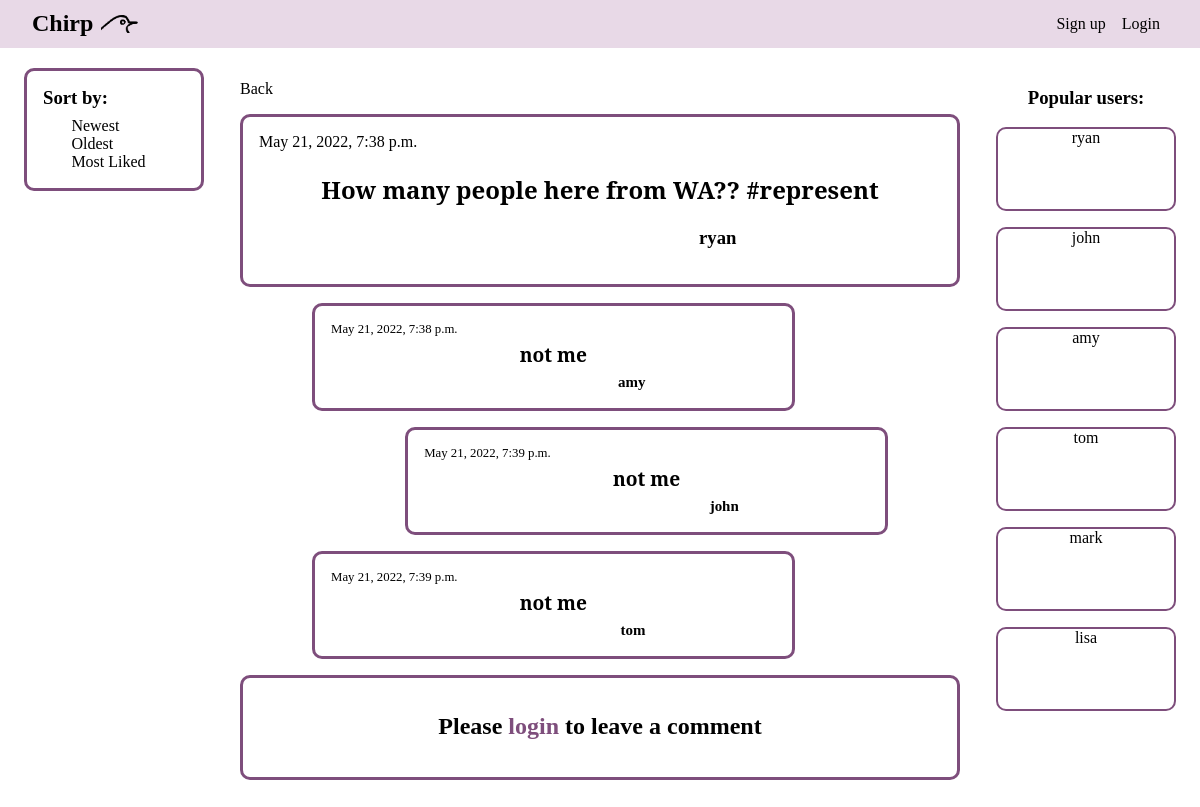
Screenshot of /JqqaU with the database file from the repository.
### ChirpApp/models.py (models this page shows, shortened)
class Post(models.Model):
    content = models.CharField(max_length=200)
    author = models.CharField(max_length=200)
    date = models.DateTimeField(auto_now=True)
    FontType = models.TextChoices("FontType", "bold old wild")
    font = models.CharField(choices=FontType.choices, max_length=4)
    slug = models.SlugField(unique=True, db_index=True)

class Comment(models.Model):
    content = models.CharField(max_length=120)
    post = models.ForeignKey(Post, on_delete=models.CASCADE, related_name="comments")
    author = models.CharField(max_length=200)
    date = models.DateTimeField(auto_now=True)

### ChirpApp/views.py (the view, shortened to what this page needs)
# urls.py: path("<slug:slug>", views.SinglePostView.as_view(), name="post-detail-page"), #/12345
class SinglePostView(View):
    def get(self, request, slug):
        post = Post.objects.get(slug=slug)
        context = {
            "post": post,
            "comment_form": CommentForm(),
            "comments": post.comments.all().order_by("id"),
            "users": User.objects.all(),
        }
        return render(request, "ChirpApp/post-detail.html", context)

### ChirpApp/templates/ChirpApp/post-detail.html (shortened to what this page needs)
{% extends 'base.html' %}
{% load static %}
{% block css_files %}
  <link rel="stylesheet" href="{% static "ChirpApp/post-detail.css" %}" />
  <link rel="stylesheet" href="{% static "ChirpApp/includes/header.css" %}" />
  <link rel="stylesheet" href="{% static "ChirpApp/includes/navigation.css" %}" />
  <link rel="stylesheet" href="{% static "ChirpApp/includes/decoration.css" %}" />
  <link rel="stylesheet" href="{% static "ChirpApp/includes/post.css" %}" />
{% endblock %}
{% block content %}
  {% include "ChirpApp/includes/header.html" %}
  {% include "ChirpApp/includes/navigation.html" %}
  {% include "ChirpApp/includes/decoration.html" %}
  <main>
    <a href="{% url 'home' %}">Back</a>
    <section id="main-post">
      <span>{{ post.date }}</span>
      <h2 class="{{ post.font }}">{{ post.content|linebreaks }}</h2>
      <h3>{{ post.author }}</h3>
    </section>
    <div class="comments" id="comments">
      {% for comment in comments %}
        <section class="comment">
          <p>{{ comment.date }}</p>
          <h2 class="{{ post.font }}">{{ comment.content|linebreaks }}</h2>
          <h3>{{ comment.author }}</h3>
        </section>
      {% endfor %}
    </div>
    <section class="commentform" id="comment-form">
      {% if user.is_authenticated %}
        <h2>Leave a reply</h2>
        <form action="{% url "post-detail-page" post.slug %}" method="POST">
          {% csrf_token %}
          {% for form_field in comment_form %}
            <div class="form-control {% if form_field.errors %}invalid{% endif %}">
              {{ form_field.label_tag }}
              {{ form_field }}
              {{ form_field.errors }}
            </div>
          {% endfor %}
          <button>Chirp</button>
        </form>
      {% else %}
        <h2>Please <a href="{% url 'login' %}" id="h2login">login</a> to leave a comment</h2>
      {% endif %}
    </section>
    <div class="spacer"></div>
  </main>
{% endblock %}

### ChirpApp/templates/ChirpApp/includes/decoration.html
<div class="decor">
  <h3>Popular users:</h3>
  <ul>
    {% for user in users %}
    <li>
      {{ user.username }}
    </li>
    {% endfor %}
  </ul>
</div>

### ChirpApp/static/ChirpApp/post-detail.css (style rules this page uses)
a { text-decoration: none; color: black; }
ul { list-style: none; margin: 0; padding: 0; }
main { width: 60%; margin: 3rem auto auto; padding-top: 2rem; }
section { border: 3px solid #7E4E7C; border-radius: 10px; margin: 1rem auto; padding: 1rem; }
section h2 { text-align: center; }
section h3 { text-align: end; margin-right: 30%; }
div.comments { width: 80%; margin: auto; }
section.comment { font-size: 80%; width: 80%; }
.comment { padding: .5rem; }
.comment p, .comment h2 { margin: .5rem; }
.comment h3 { margin: .5rem 30% .5rem .5rem; }
.comment:nth-child(odd) { margin-left: 0; }
.comment:nth-child(even) { margin-right: 0; }
#h2login { color: #7E4E7C; }
.spacer { height: 30rem; }

### ChirpApp/static/ChirpApp/includes/decoration.css (style rules this page uses)
.decor { height: 100%; width: 17%; position: fixed; z-index: 1; top: 3rem; right: 0; overflow-x: hidden; padding-top: 20px; }
.decor h3 { margin-right: 1.5rem; text-align: center; }
.decor ul { margin-right: 1.5rem; }
.decor li { border: 2px solid #7E4E7C; border-radius: 10px; margin: 1rem 0 0; min-height: 5rem; text-align: center; }

### ChirpApp/static/ChirpApp/includes/post.css (style rules this page uses)
.bold { font-family: 'Noto Serif', serif; }

### rows the page displays
Post: date "May 21, 2022, 7:38 p.m.", content "How many people here from WA?? #represent", author "ryan"
Comment: date "May 21, 2022, 7:38 p.m.", content "not me", author "amy"
Comment: date "May 21, 2022, 7:39 p.m.", content "not me", author "john"
Comment: date "May 21, 2022, 7:39 p.m.", content "not me", author "tom"

### other values shown
{{ user.username }} "ryan"
{{ user.username }} "john"
{{ user.username }} "amy"
{{ user.username }} "tom"
{{ user.username }} "mark"
{{ user.username }} "lisa"
